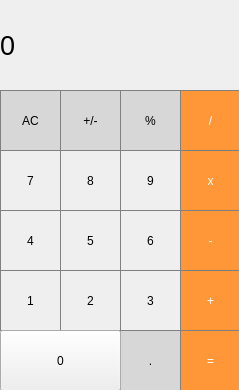
<?xml version="1.0" encoding="UTF-8"?>
<ui version="4.0">
 <class>MainWindow</class>
 <widget class="QMainWindow" name="MainWindow">
  <property name="geometry">
   <rect>
    <x>0</x>
    <y>0</y>
    <width>239</width>
    <height>390</height>
   </rect>
  </property>
  <property name="windowTitle">
   <string>MainWindow</string>
  </property>
  <widget class="QWidget" name="centralwidget">
   <widget class="QLabel" name="Result_Show">
    <property name="geometry">
     <rect>
      <x>0</x>
      <y>0</y>
      <width>244</width>
      <height>91</height>
     </rect>
    </property>
    <property name="font">
     <font>
      <pointsize>20</pointsize>
     </font>
    </property>
    <property name="styleSheet">
     <string notr="true">QLabel {
  qproperty-alignment: 'AlignVCenter | AlignRight';
  border: 1px solid gray;
}

background-color : white;</string>
    </property>
    <property name="text">
     <string>0</string>
    </property>
   </widget>
   <widget class="QPushButton" name="pushButton">
    <property name="geometry">
     <rect>
      <x>0</x>
      <y>90</y>
      <width>61</width>
      <height>61</height>
     </rect>
    </property>
    <property name="styleSheet">
     <string notr="true">QPushButton {
  background-color: rgb(215, 215, 215);
  border: 1px solid gray;
}
QPushButton:pressed {
    background-color: qlineargradient(x1: 0, y1: 0, x2: 0, y2: 1,
                                      stop: 0 #BEBEBE, stop: 1 #D7D7D7);
}</string>
    </property>
    <property name="text">
     <string>AC</string>
    </property>
   </widget>
   <widget class="QPushButton" name="plusMinus">
    <property name="geometry">
     <rect>
      <x>60</x>
      <y>90</y>
      <width>61</width>
      <height>61</height>
     </rect>
    </property>
    <property name="styleSheet">
     <string notr="true">QPushButton {
  background-color: rgb(215, 215, 215);
  border: 1px solid gray;
}
QPushButton:pressed {
    background-color: qlineargradient(x1: 0, y1: 0, x2: 0, y2: 1,
                                      stop: 0 #BEBEBE, stop: 1 #D7D7D7);
}</string>
    </property>
    <property name="text">
     <string>+/-</string>
    </property>
   </widget>
   <widget class="QPushButton" name="pushButton_3">
    <property name="geometry">
     <rect>
      <x>120</x>
      <y>90</y>
      <width>61</width>
      <height>61</height>
     </rect>
    </property>
    <property name="styleSheet">
     <string notr="true">QPushButton {
  background-color: rgb(215, 215, 215);
  border: 1px solid gray;
}
QPushButton:pressed {
    background-color: qlineargradient(x1: 0, y1: 0, x2: 0, y2: 1,
                                      stop: 0 #BEBEBE, stop: 1 #D7D7D7);
}</string>
    </property>
    <property name="text">
     <string>%</string>
    </property>
   </widget>
   <widget class="QPushButton" name="Pb_l">
    <property name="geometry">
     <rect>
      <x>180</x>
      <y>90</y>
      <width>61</width>
      <height>61</height>
     </rect>
    </property>
    <property name="styleSheet">
     <string notr="true">QPushButton {
  background-color: rgb(255, 151, 57);
  color: white; 
  border: 1px solid gray;
}

QPushButton:pressed {
    background-color: qlineargradient(x1: 0, y1: 0, x2: 0, y2: 1,
                                      stop: 0 #FF7832, stop: 1 #FF9739);
}
</string>
    </property>
    <property name="text">
     <string>/</string>
    </property>
   </widget>
   <widget class="QPushButton" name="Pb_9">
    <property name="geometry">
     <rect>
      <x>120</x>
      <y>150</y>
      <width>61</width>
      <height>61</height>
     </rect>
    </property>
    <property name="styleSheet">
     <string notr="true">QPushButton {
   border: 1px solid gray;
}
QPushButton:pressed {
    background-color: qlineargradient(x1: 0, y1: 0, x2: 0, y2: 1,
                                      stop: 0 #dadbde, stop: 1 #f6f7fa);
}</string>
    </property>
    <property name="text">
     <string>9</string>
    </property>
   </widget>
   <widget class="QPushButton" name="Pb_x">
    <property name="geometry">
     <rect>
      <x>180</x>
      <y>150</y>
      <width>61</width>
      <height>61</height>
     </rect>
    </property>
    <property name="styleSheet">
     <string notr="true">QPushButton {
  background-color: rgb(255, 151, 57);
  color: white; 
  border: 1px solid gray;
}

QPushButton:pressed {
    background-color: qlineargradient(x1: 0, y1: 0, x2: 0, y2: 1,
                                      stop: 0 #FF7832, stop: 1 #FF9739);
}</string>
    </property>
    <property name="text">
     <string>x</string>
    </property>
   </widget>
   <widget class="QPushButton" name="Pb_8">
    <property name="geometry">
     <rect>
      <x>60</x>
      <y>150</y>
      <width>61</width>
      <height>61</height>
     </rect>
    </property>
    <property name="styleSheet">
     <string notr="true">QPushButton {
   border: 1px solid gray;
}
QPushButton:pressed {
    background-color: qlineargradient(x1: 0, y1: 0, x2: 0, y2: 1,
                                      stop: 0 #dadbde, stop: 1 #f6f7fa);
}</string>
    </property>
    <property name="text">
     <string>8</string>
    </property>
   </widget>
   <widget class="QPushButton" name="Pb_7">
    <property name="geometry">
     <rect>
      <x>0</x>
      <y>150</y>
      <width>61</width>
      <height>61</height>
     </rect>
    </property>
    <property name="styleSheet">
     <string notr="true">QPushButton {
   border: 1px solid gray;
}
QPushButton:pressed {
    background-color: qlineargradient(x1: 0, y1: 0, x2: 0, y2: 1,
                                      stop: 0 #dadbde, stop: 1 #f6f7fa);
}</string>
    </property>
    <property name="text">
     <string>7</string>
    </property>
   </widget>
   <widget class="QPushButton" name="Pb_6">
    <property name="geometry">
     <rect>
      <x>120</x>
      <y>210</y>
      <width>61</width>
      <height>61</height>
     </rect>
    </property>
    <property name="styleSheet">
     <string notr="true">QPushButton {
   border: 1px solid gray;
}
QPushButton:pressed {
    background-color: qlineargradient(x1: 0, y1: 0, x2: 0, y2: 1,
                                      stop: 0 #dadbde, stop: 1 #f6f7fa);
}</string>
    </property>
    <property name="text">
     <string>6</string>
    </property>
   </widget>
   <widget class="QPushButton" name="Pb_minus">
    <property name="geometry">
     <rect>
      <x>180</x>
      <y>210</y>
      <width>61</width>
      <height>61</height>
     </rect>
    </property>
    <property name="styleSheet">
     <string notr="true">QPushButton {
  background-color: rgb(255, 151, 57);
  color: white; 
  border: 1px solid gray;
}

QPushButton:pressed {
    background-color: qlineargradient(x1: 0, y1: 0, x2: 0, y2: 1,
                                      stop: 0 #FF7832, stop: 1 #FF9739);
}</string>
    </property>
    <property name="text">
     <string>-</string>
    </property>
   </widget>
   <widget class="QPushButton" name="Pb_5">
    <property name="geometry">
     <rect>
      <x>60</x>
      <y>210</y>
      <width>61</width>
      <height>61</height>
     </rect>
    </property>
    <property name="styleSheet">
     <string notr="true">QPushButton {
   border: 1px solid gray;
}
QPushButton:pressed {
    background-color: qlineargradient(x1: 0, y1: 0, x2: 0, y2: 1,
                                      stop: 0 #dadbde, stop: 1 #f6f7fa);
}</string>
    </property>
    <property name="text">
     <string>5</string>
    </property>
   </widget>
   <widget class="QPushButton" name="Pb_4">
    <property name="geometry">
     <rect>
      <x>0</x>
      <y>210</y>
      <width>61</width>
      <height>61</height>
     </rect>
    </property>
    <property name="styleSheet">
     <string notr="true">QPushButton {
   border: 1px solid gray;
}
QPushButton:pressed {
    background-color: qlineargradient(x1: 0, y1: 0, x2: 0, y2: 1,
                                      stop: 0 #dadbde, stop: 1 #f6f7fa);
}</string>
    </property>
    <property name="text">
     <string>4</string>
    </property>
   </widget>
   <widget class="QPushButton" name="Pb_3">
    <property name="geometry">
     <rect>
      <x>120</x>
      <y>270</y>
      <width>61</width>
      <height>61</height>
     </rect>
    </property>
    <property name="styleSheet">
     <string notr="true">QPushButton {
   border: 1px solid gray;
}
QPushButton:pressed {
    background-color: qlineargradient(x1: 0, y1: 0, x2: 0, y2: 1,
                                      stop: 0 #dadbde, stop: 1 #f6f7fa);
}</string>
    </property>
    <property name="text">
     <string>3</string>
    </property>
   </widget>
   <widget class="QPushButton" name="Pb_plus">
    <property name="geometry">
     <rect>
      <x>180</x>
      <y>270</y>
      <width>61</width>
      <height>61</height>
     </rect>
    </property>
    <property name="styleSheet">
     <string notr="true">QPushButton {
  background-color: rgb(255, 151, 57);
  color: white; 
  border: 1px solid gray;
}

QPushButton:pressed {
    background-color: qlineargradient(x1: 0, y1: 0, x2: 0, y2: 1,
                                      stop: 0 #FF7832, stop: 1 #FF9739);
}</string>
    </property>
    <property name="text">
     <string>+</string>
    </property>
   </widget>
   <widget class="QPushButton" name="Pb_2">
    <property name="geometry">
     <rect>
      <x>60</x>
      <y>270</y>
      <width>61</width>
      <height>61</height>
     </rect>
    </property>
    <property name="styleSheet">
     <string notr="true">QPushButton {
   border: 1px solid gray;
}
QPushButton:pressed {
    background-color: qlineargradient(x1: 0, y1: 0, x2: 0, y2: 1,
                                      stop: 0 #dadbde, stop: 1 #f6f7fa);
}</string>
    </property>
    <property name="text">
     <string>2</string>
    </property>
   </widget>
   <widget class="QPushButton" name="Pb_1">
    <property name="geometry">
     <rect>
      <x>0</x>
      <y>270</y>
      <width>61</width>
      <height>61</height>
     </rect>
    </property>
    <property name="styleSheet">
     <string notr="true">QPushButton {
   border: 1px solid gray;
}
QPushButton:pressed {
    background-color: qlineargradient(x1: 0, y1: 0, x2: 0, y2: 1,
                                      stop: 0 #dadbde, stop: 1 #f6f7fa);
}</string>
    </property>
    <property name="text">
     <string>1</string>
    </property>
   </widget>
   <widget class="QPushButton" name="Pb_tochka">
    <property name="geometry">
     <rect>
      <x>120</x>
      <y>330</y>
      <width>61</width>
      <height>61</height>
     </rect>
    </property>
    <property name="styleSheet">
     <string notr="true">QPushButton {
  background-color: rgb(215, 215, 215);
  border: 1px solid gray;
}
QPushButton:pressed {
    background-color: qlineargradient(x1: 0, y1: 0, x2: 0, y2: 1,
                                      stop: 0 #BEBEBE, stop: 1 #D7D7D7);
}</string>
    </property>
    <property name="text">
     <string>.</string>
    </property>
   </widget>
   <widget class="QPushButton" name="Pb_ruvn">
    <property name="geometry">
     <rect>
      <x>180</x>
      <y>330</y>
      <width>61</width>
      <height>61</height>
     </rect>
    </property>
    <property name="styleSheet">
     <string notr="true">QPushButton {
  background-color: rgb(255, 151, 57);
  color: white; 
  border: 1px solid gray;
}

QPushButton:pressed {
    background-color: qlineargradient(x1: 0, y1: 0, x2: 0, y2: 1,
                                      stop: 0 #FF7832, stop: 1 #FF9739);
}
</string>
    </property>
    <property name="text">
     <string>=</string>
    </property>
   </widget>
   <widget class="QPushButton" name="Pb_0">
    <property name="geometry">
     <rect>
      <x>0</x>
      <y>330</y>
      <width>121</width>
      <height>61</height>
     </rect>
    </property>
    <property name="text">
     <string>0</string>
    </property>
   </widget>
  </widget>
 </widget>
 <resources/>
 <connections/>
</ui>
